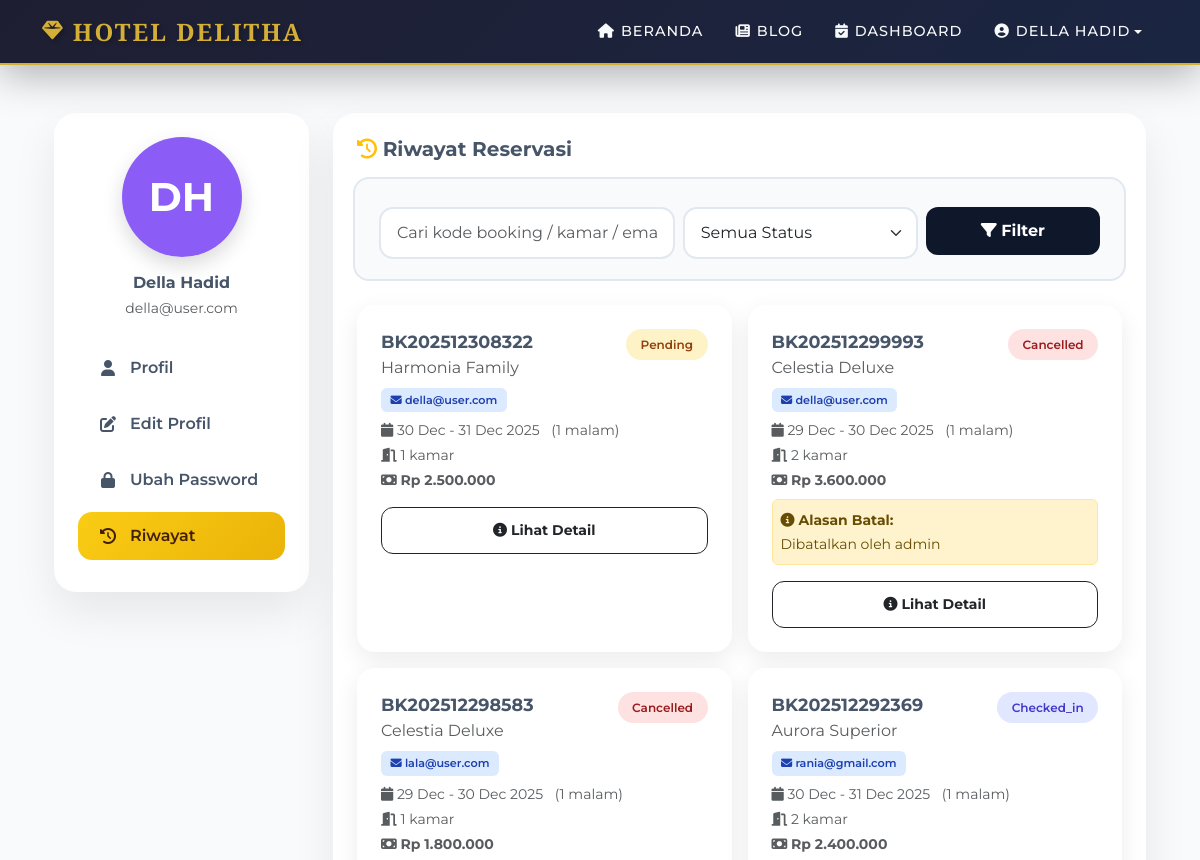
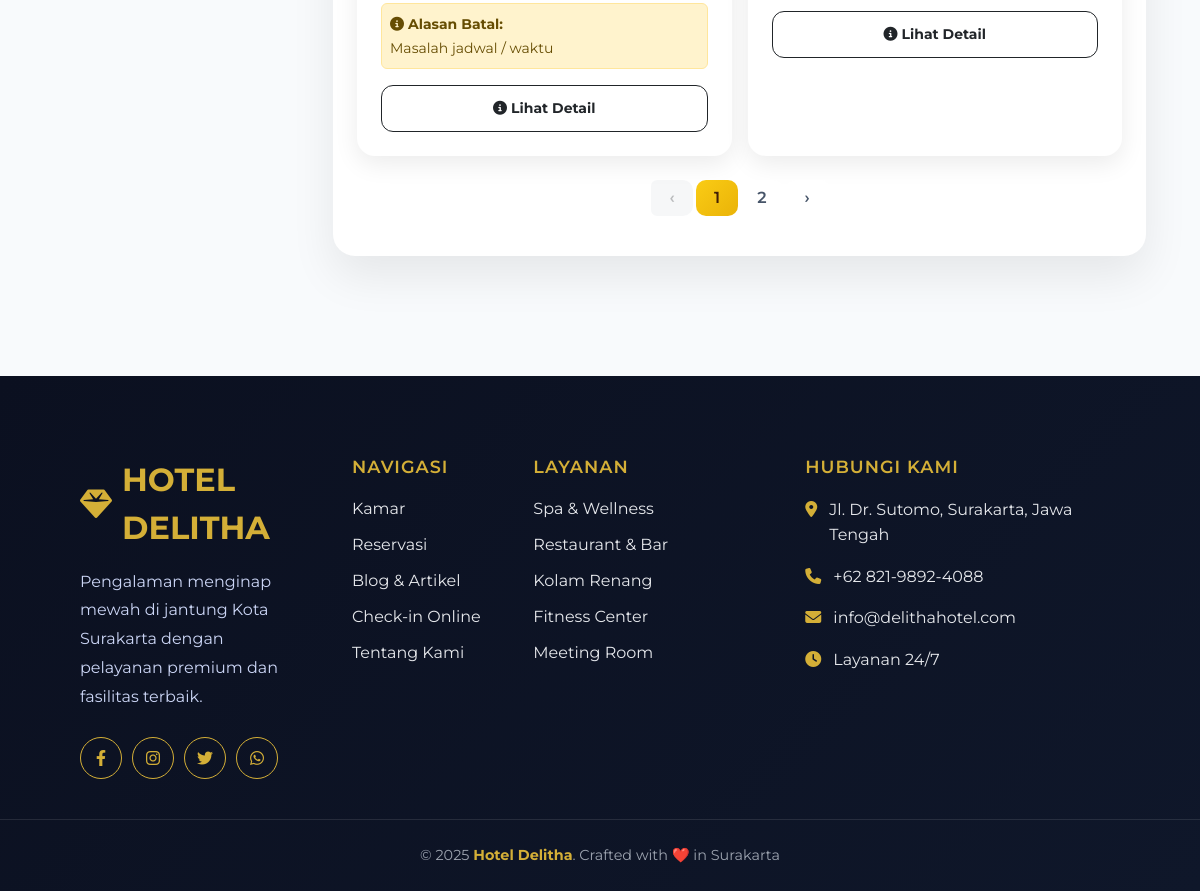
Page /user/profile.php?tab=history (signed in) on the committed database (2 pictures, top to bottom).
### tables this page shows
CREATE TABLE `users` (
  `id` int NOT NULL,
  `name` varchar(100) NOT NULL,
  `email` varchar(100) NOT NULL,
  `password` varchar(255) NOT NULL,
  `phone` varchar(20) DEFAULT NULL,
  `gender` enum('male','female') DEFAULT NULL,
  `birth_date` date DEFAULT NULL,
  `address` text,
  `role` enum('admin','staff','user') NOT NULL,
  `created_at` timestamp NOT NULL DEFAULT CURRENT_TIMESTAMP,
  `updated_at` timestamp NOT NULL DEFAULT CURRENT_TIMESTAMP ON UPDATE CURRENT_TIMESTAMP,
  `status` enum('active','inactive') DEFAULT 'active',
  `photo` varchar(255) DEFAULT NULL
);

CREATE TABLE `reservations` (
  `id` int NOT NULL,
  `booking_code` varchar(20) NOT NULL,
  `user_id` int NOT NULL,
  `room_id` int NOT NULL,
  `guest_name` varchar(100) NOT NULL,
  `guest_email` varchar(100) NOT NULL,
  `guest_phone` varchar(20) NOT NULL,
  `check_in_date` date NOT NULL,
  `check_out_date` date NOT NULL,
  `total_rooms` int NOT NULL,
  `total_guests` int NOT NULL,
  `total_nights` int NOT NULL,
  `total_price` decimal(10,2) NOT NULL,
  `status` enum('pending','confirmed','checked_in','checked_out','cancelled') NOT NULL DEFAULT 'pending',
  `checked_in_at` timestamp NULL DEFAULT NULL,
  `checked_out_at` datetime DEFAULT NULL,
  `notes` text,
  `created_at` timestamp NOT NULL DEFAULT CURRENT_TIMESTAMP,
  `updated_at` timestamp NOT NULL DEFAULT CURRENT_TIMESTAMP ON UPDATE CURRENT_TIMESTAMP,
  `payment_status` enum('unpaid','paid','refunded') NOT NULL DEFAULT 'unpaid'
);

CREATE TABLE `rooms` (
  `id` int NOT NULL,
  `name` varchar(100) NOT NULL,
  `type` varchar(50) NOT NULL,
  `price` decimal(10,2) NOT NULL,
  `capacity` int NOT NULL,
  `total_rooms` int NOT NULL,
  `available_rooms` int NOT NULL,
  `facilities` text,
  `description` text,
  `image` varchar(255) DEFAULT NULL,
  `status` enum('available','maintenance') DEFAULT 'available',
  `created_at` timestamp NOT NULL DEFAULT CURRENT_TIMESTAMP,
  `updated_at` timestamp NOT NULL DEFAULT CURRENT_TIMESTAMP ON UPDATE CURRENT_TIMESTAMP
);

CREATE TABLE `cancellations` (
  `id` int NOT NULL,
  `reservation_id` int NOT NULL,
  `reason` text NOT NULL,
  `refund_amount` decimal(10,2) DEFAULT '0.00',
  `status` enum('pending','approved','rejected') DEFAULT 'pending',
  `admin_notes` text,
  `processed_by` int DEFAULT NULL,
  `processed_at` datetime DEFAULT NULL,
  `created_at` datetime NOT NULL DEFAULT CURRENT_TIMESTAMP
);

### config/database.php (called while the page is built, shortened)
<?php
function formatRupiah($angka) {
    return 'Rp ' . number_format($angka, 0, ',', '.');
}

### user/profile.php (the view, shortened to what this page needs)
<?php
require_once '../config/database.php';
$user_id = $_SESSION['user_id'];
$tab = $_GET['tab'] ?? 'info';
$stmt = mysqli_prepare($conn,"SELECT * FROM users WHERE id=?");
mysqli_stmt_bind_param($stmt,"i",$user_id);
mysqli_stmt_execute($stmt);
$user = mysqli_fetch_assoc(mysqli_stmt_get_result($stmt));
$search = $_GET['search'] ?? '';
$status = $_GET['status'] ?? '';
$where = "WHERE r.user_id=?";
$params = [$user_id];
$types = "i";
$limit = 4;
$page = max(1,(int)($_GET['page'] ?? 1));
$offset = ($page-1)*$limit;
$stmt = mysqli_prepare($conn,
    "SELECT COUNT(*) FROM reservations r JOIN rooms ro ON r.room_id=ro.id $where"
);
mysqli_stmt_bind_param($stmt,$types,...$params);
mysqli_stmt_execute($stmt);
$total = mysqli_fetch_row(mysqli_stmt_get_result($stmt))[0];
$totalPages = ceil($total/$limit);
$query = "
SELECT
    r.*,
    ro.name AS room_name,
    c.reason AS cancel_reason,
    c.admin_notes AS cancel_admin_notes,
    c.status AS cancel_status,
    c.refund_amount
FROM reservations r
JOIN rooms ro ON r.room_id=ro.id
LEFT JOIN cancellations c ON r.id=c.reservation_id
$where
ORDER BY r.created_at DESC
LIMIT $limit OFFSET $offset";
$stmt = mysqli_prepare($conn,$query);
mysqli_stmt_bind_param($stmt,$types,...$params);
mysqli_stmt_execute($stmt);
$history = mysqli_stmt_get_result($stmt);
function getInitials($name) {
    $words = explode(' ', $name);
    if(count($words) >= 2) {
        return strtoupper(substr($words[0], 0, 1) . substr($words[1], 0, 1));
    }
    return strtoupper(substr($name, 0, 2));
}
function getAvatarColor($name) {
    $colors = [
        '#ef4444', '#f59e0b', '#10b981', '#3b82f6',
        '#8b5cf6', '#ec4899', '#06b6d4', '#84cc16'
    ];
    $index = ord(strtolower($name[0])) % count($colors);
    return $colors[$index];
}
include '../includes/header.php';
?>
<div class="container my-5">
<div class="row g-4">
<div class="col-lg-3 col-md-4">
<div class="card-ui p-4 text-center">
<div class="profile-avatar">
    <?php if($user['photo'] && file_exists('../' . $user['photo'])): ?>
        <img src="../<?= $user['photo'] ?>?v=<?= time() ?>" class="avatar-img" alt="Profile">
    <?php else: ?>
        <div class="avatar-initials" style="background:<?= getAvatarColor($user['name']) ?>">
            <?= getInitials($user['name']) ?>
        </div>
    <?php endif; ?>
</div>
<h6 class="fw-bold mb-1"><?= htmlspecialchars($user['name']) ?></h6>
<small class="text-muted"><?= htmlspecialchars($user['email']) ?></small>
<div class="nav flex-column nav-pills mt-4">
<a class="nav-link <?= $tab=='info'?'active':'' ?>" href="?tab=info">
    <i class="fa-solid fa-user"></i> <span>Profil</span>
</a>
<a class="nav-link <?= $tab=='edit'?'active':'' ?>" href="?tab=edit">
    <i class="fa-solid fa-edit"></i> <span>Edit Profil</span>
</a>
<a class="nav-link <?= $tab=='password'?'active':'' ?>" href="?tab=password">
    <i class="fa-solid fa-lock"></i> <span>Ubah Password</span>
</a>
<a class="nav-link <?= $tab=='history'?'active':'' ?>" href="?tab=history">
    <i class="fa-solid fa-history"></i> <span>Riwayat</span>
</a>
</div>
</div>
</div>
<div class="col-lg-9 col-md-8">
<?php if($tab=='info'): ?>
<div class="card-ui p-4">
<h5 class="fw-bold mb-4">
    <i class="fa-solid fa-user-circle text-warning"></i> Informasi Profil
</h5>
<div class="row g-3">
    <div class="col-md-6">
        <div class="info-box">
            <div class="modal-label">Nama Lengkap</div>
            <div class="modal-value"><?= htmlspecialchars($user['name']) ?></div>
        </div>
    </div>
    <div class="col-md-6">
        <div class="info-box">
            <div class="modal-label">Email</div>
            <div class="modal-value"><?= htmlspecialchars($user['email']) ?></div>
        </div>
    </div>
    <div class="col-md-6">
        <div class="info-box">
            <div class="modal-label">Nomor Telepon</div>
            <div class="modal-value"><?= $user['phone'] ?? '-' ?></div>
        </div>
    </div>
    <div class="col-md-6">
        <div class="info-box">
            <div class="modal-label">Jenis Kelamin</div>
            <div class="modal-value">
            <?php
            if($user['gender']==='male') echo 'Laki-laki';
            elseif($user['gender']==='female') echo 'Perempuan';
            else echo '-';
            ?>
            </div>
        </div>
    </div>
    <div class="col-md-6">
        <div class="info-box">
            <div class="modal-label">Tanggal Lahir</div>
            <div class="modal-value"><?= $user['birth_date'] ? date('d F Y', strtotime($user['birth_date'])) : '-' ?></div>
        </div>
    </div>
    <div class="col-md-6">
        <div class="info-box">
            <div class="modal-label">Terdaftar Sejak</div>
            <div class="modal-value"><?= date('d F Y', strtotime($user['created_at'])) ?></div>
        </div>
    </div>
    <div class="col-12">
        <div class="info-box">
            <div class="modal-label">Alamat</div>
            <div class="modal-value"><?= $user['address'] ?? '-' ?></div>
        </div>
    </div>
</div>
</div>
<?php elseif($tab=='history'): ?>
<div class="card-ui p-4">
<h5 class="fw-bold mb-4">
    <i class="fa-solid fa-history text-warning"></i> Riwayat Reservasi
</h5>
<form class="filter-bar row g-2 mb-4">
<div class="col-md-5">
<input class="form-control" name="search" placeholder="Cari kode booking / kamar / email" value="<?= htmlspecialchars($search) ?>">
</div>
<div class="col-md-4">
<select name="status" class="form-select">
<option value="">Semua Status</option>
</select>
</div>
<div class="col-md-3">
<button class="btn btn-dark w-100">
    <i class="fa-solid fa-filter"></i> Filter
</button>
</div>
</form>
<div class="row g-3">
<?php if(mysqli_num_rows($history) > 0): ?>
    <?php while($r=mysqli_fetch_assoc($history)): ?>
    <div class="col-lg-6 col-md-12">
    <div class="history-card">
    <div class="d-flex justify-content-between align-items-start mb-2">
        <div>
            <strong style="font-size:1.1rem"><?= $r['booking_code'] ?></strong>
            <p class="mb-1 text-muted"><?= htmlspecialchars($r['room_name']) ?></p>
            <?php if($r['guest_email']): ?>
            <span class="email-badge">
                <i class="fa-solid fa-envelope"></i> <?= htmlspecialchars($r['guest_email']) ?>
            </span>
            <?php endif; ?>
        </div>
        <span class="status <?= $r['status'] ?>"><?= ucfirst($r['status']) ?></span>
    </div>
    <div class="mb-2">
        <small class="text-muted d-block">
            <i class="fa-solid fa-calendar"></i>
            <?= date('d M', strtotime($r['check_in_date'])) ?> - <?= date('d M Y', strtotime($r['check_out_date'])) ?>
            <span class="ms-2">(<?= $r['total_nights'] ?> malam)</span>
        </small>
        <small class="text-muted d-block mt-1">
            <i class="fa-solid fa-door-open"></i>
            <?= $r['total_rooms'] ?> kamar
        </small>
        <small class="text-muted d-block mt-1">
            <i class="fa-solid fa-money-bill"></i>
            <strong><?= formatRupiah($r['total_price']) ?></strong>
        </small>
    </div>
    <?php if($r['status'] == 'cancelled' && $r['cancel_reason']): ?>
    <div class="alert alert-warning alert-sm mb-2 p-2">
        <small><strong><i class="fa-solid fa-info-circle"></i> Alasan Batal:</strong><br>
        <?= htmlspecialchars(substr($r['cancel_reason'], 0, 80)) ?><?= strlen($r['cancel_reason']) > 80 ? '...' : '' ?>
        </small>
    </div>
    <?php endif; ?>
    <button class="btn btn-sm btn-outline-dark mt-2 w-100"
    onclick='openDetail(<?= json_encode([
        "code" => $r['booking_code'],
        "room" => $r['room_name'],
        "guest_email" => $r['guest_email'] ?? '',
        "check_in" => date('d M Y', strtotime($r['check_in_date'])),
        "check_out" => date('d M Y', strtotime($r['check_out_date'])),
        "status" => $r['status'],
        "price" => formatRupiah($r['total_price']),
        "nights" => $r['total_nights'],
        "payment_status" => $r['payment_status'],
        "cancel_reason" => $r['cancel_reason'] ?? null,
        "cancel_admin_notes" => $r['cancel_admin_notes'] ?? null,
        "cancel_status" => $r['cancel_status'] ?? null,
        "refund_amount" => $r['refund_amount'] ?? null
    ]) ?>)'>
        <i class="fa-solid fa-info-circle"></i> Lihat Detail
    </button>
    </div>
    </div>
    <?php endwhile; ?>
<?php endif; ?>
</div>
<?php if($totalPages > 1): ?>
<nav class="mt-4">
<ul class="pagination justify-content-center align-items-center">
<li class="page-item <?= $page <= 1 ? 'disabled' : '' ?>">
<a class="page-link" href="?tab=history&page=<?= $page-1 ?>&search=<?= urlencode($search) ?>&status=<?= urlencode($status) ?>">
    ‹
</a>
</li>
<?php
$start = max(1, $page - 1);
$end   = min($totalPages, $page + 1);
for($i=$start;$i<=$end;$i++):
?>
<li class="page-item <?= $i==$page?'active':'' ?>">
<a class="page-link" href="?tab=history&page=<?= $i ?>&search=<?= urlencode($search) ?>&status=<?= urlencode($status) ?>">
<?= $i ?>
</a>
</li>
<?php endfor; ?>
<li class="page-item <?= $page >= $totalPages ? 'disabled' : '' ?>">
<a class="page-link" href="?tab=history&page=<?= $page+1 ?>&search=<?= urlencode($search) ?>&status=<?= urlencode($status) ?>">
    ›
</a>
</li>
</ul>
</nav>
<?php endif; ?>
</div>
<?php endif; ?>
</div>
</div>
</div>
<?php include '../includes/footer.php'; ?>

### includes/header.php (style rules this page uses)
:root { --primary-gold: #d4af37; --primary-dark: #1a1a2e; --secondary-dark: #16213e; --accent-gold: #f4d03f; --text-light: #f8f9fa; }
* { margin: 0; padding: 0; box-sizing: border-box; }
body { font-family: 'Montserrat', sans-serif; background-color: #f8f9fa; overflow-x: hidden; }

### user/profile.php (style rules this page uses)
:root { --bg:#f8fafc; --card:#ffffff; --primary:#0f172a; --accent:#facc15; --accent-dark:#eab308; --text:#475569; --muted:#94a3b8; --radius:22px; }
body { background:var(--bg);color:var(--text) }
.card-ui { background:var(--card); border-radius:var(--radius); box-shadow:0 20px 45px rgba(0,0,0,.08); animation:fadeUp .4s ease; }
.profile-avatar { width:120px; height:120px; border-radius:50%; margin:0 auto 1rem; position:relative; overflow:hidden; box-shadow:0 8px 20px rgba(0,0,0,.15); }
.avatar-initials { width:100%; height:100%; display:flex; align-items:center; justify-content:center; font-size:2.5rem; font-weight:700; color:#fff; }
.nav-pills .nav-link { border-radius:14px; font-weight:600; color:var(--text); padding:.75rem 1.25rem; margin-bottom:.5rem; transition:.3s; display:flex; align-items:center; gap:.75rem; }
.nav-pills .nav-link.active { background:linear-gradient(135deg,var(--accent),var(--accent-dark)); color:#422006; }
.nav-pills .nav-link i { width:20px; text-align:center; }
.form-control,.form-select,textarea { border-radius:14px; padding:.75rem 1rem; border:2px solid #e2e8f0; transition:.2s; }
.btn { border-radius:12px; font-weight:700; padding:.75rem 1.5rem; transition:.3s; }
.btn-dark { background:var(--primary); border:none; color:#fff; }
.status { font-size:.75rem; padding:.4rem .9rem; border-radius:999px; font-weight:600; display:inline-block; }
.pending { background:#fef3c7;color:#92400e }
.cancelled { background:#fee2e2;color:#991b1b }
.checked_in { background:#e0e7ff;color:#4338ca }
.history-card { background:#fff; border-radius:18px; padding:1.5rem; box-shadow:0 8px 24px rgba(0,0,0,.08); transition:.3s; height:100%; }
.email-badge { display: inline-block; background: #dbeafe; color: #1e40af; padding: 0.25rem 0.6rem; border-radius: 6px; font-size: 0.7rem; font-weight: 600; margin-top: 0.25rem; }
.filter-bar { background:#f8fafc; padding:1.25rem; border-radius:16px; border:2px solid #e2e8f0; }
.page-link { border-radius:10px; border:none; font-weight:600; margin:0 .25rem; color:var(--text); }
.page-item.active .page-link { background:linear-gradient(135deg,var(--accent),var(--accent-dark)); color:#422006; }
.pagination .page-link { min-width:42px; text-align:center; transition:.3s; }
.pagination .page-item.disabled .page-link { opacity:.4; pointer-events:none; }

### includes/footer.php (style rules this page uses)
html, body { margin: 0; padding: 0; width: 100%; overflow-x: hidden; }

### rows in the picture
users: name "DH", name "Della Hadid", email "della@user.com"
reservations: booking_code "BK202512308322", room.name "Harmonia Family", guest_email "della@user.com", status "Pending", check_in_date "30 Dec", check_out_date "31 Dec 2025", total_nights "1", total_rooms "1", total_price "Rp 2.500.000"
reservations: booking_code "BK202512299993", room.name "Celestia Deluxe", guest_email "della@user.com", status "Cancelled", check_in_date "29 Dec", check_out_date "30 Dec 2025", total_nights "1", total_rooms "2", total_price "Rp 3.600.000", cancellations.reason "Dibatalkan oleh admin"
reservations: booking_code "BK202512298583", room.name "Celestia Deluxe", guest_email "lala@user.com", status "Cancelled", check_in_date "29 Dec", check_out_date "30 Dec 2025", total_nights "1", total_rooms "1", total_price "Rp 1.800.000", cancellations.reason "Masalah jadwal / waktu"
reservations: booking_code "BK202512292369", room.name "Aurora Superior", guest_email "rania@gmail.com", status "Checked_in", check_in_date "30 Dec", check_out_date "31 Dec 2025", total_nights "1", total_rooms "2", total_price "Rp 2.400.000"

### other values in the picture
$_SESSION['name'] "DELLA HADID"
